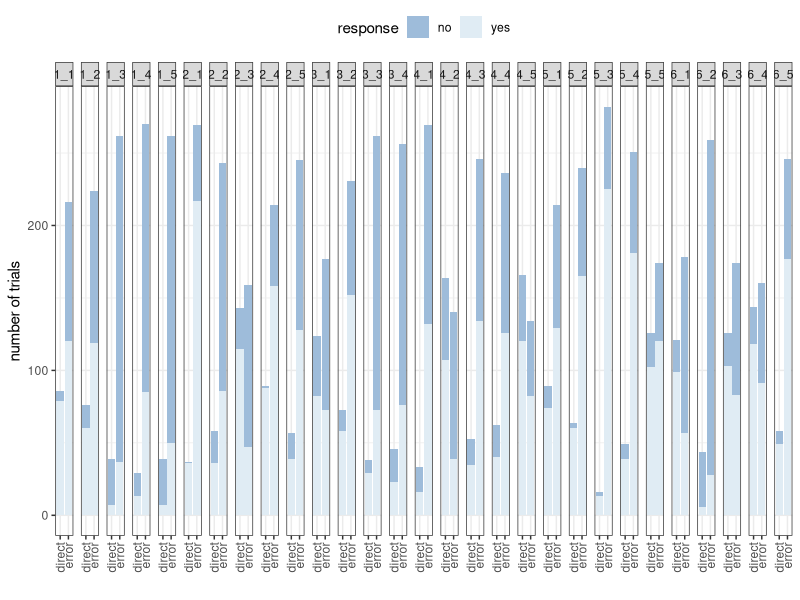
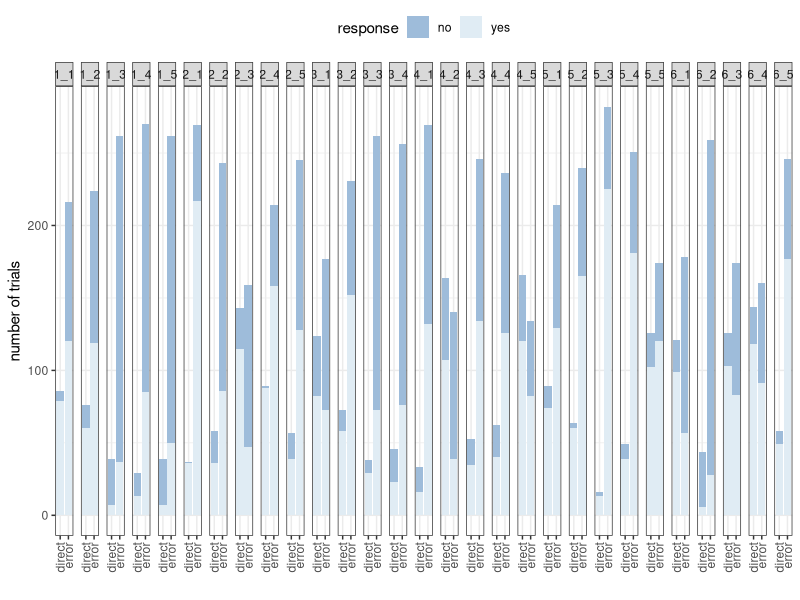
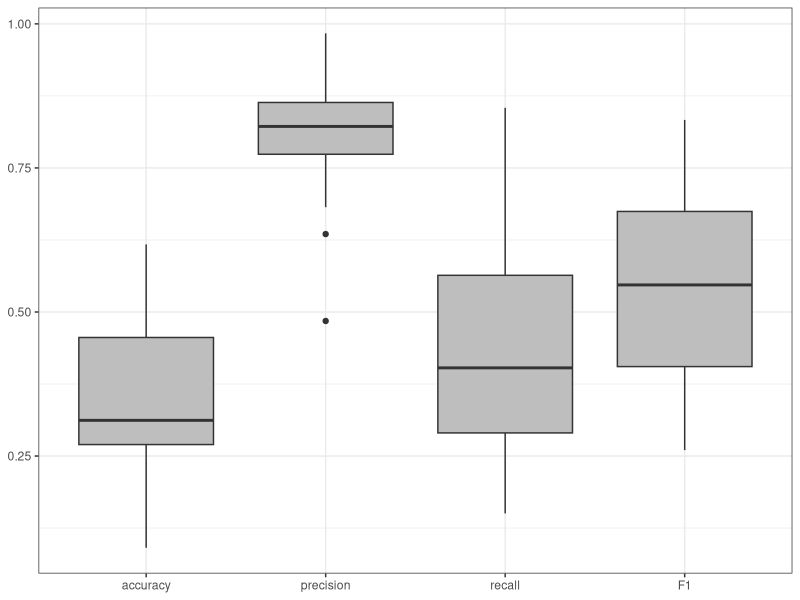
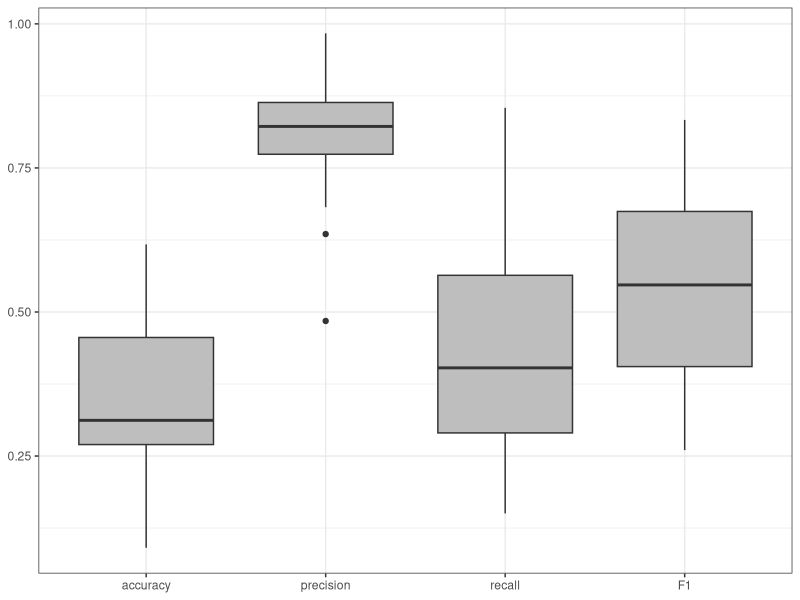

Recreate these plots in R, in order.
library(ggplot2)
library(dplyr)
library(colorspace)
options(digits=3)

fDat = read.csv("aoiFixationData.csv")
rDat = read.csv("responseCapture.csv")
fDat$observer = factor(fDat$observer)
rDat$observer = factor(rDat$observer)

# plot basic results for distracter trials. 
plt = ggplot(filter(rDat, distracter==1), aes(x=type, fill=thought)) + geom_bar(stat="count") + facet_grid(~observer)
plt = plt + theme_bw() + scale_y_continuous(name="number of trials") + scale_x_discrete(name=" ")
plt = plt + theme(legend.position="top") + scale_fill_discrete(name="responded that the trial was:")
plt = plt + theme(axis.text.x=element_text(angle=90,hjust=1,vjust=0.5))
plt = plt + scale_fill_brewer(type="seq", palette=3, name="response", direction=-1)
ggsave("../graphs/capturedAndThoughtA.pdf", width=10, height=4)
ggsave("../graphs/capturedAndThoughtA.png", width=10, height=4)

# calculate prec and recall for each person
dat_pr = data.frame(person=character(), stat=factor(levels=c('accuracy', 'precision', 'rec')), val=numeric())

for (person in levels(rDat$observer))
{
	pdat = rDat[which(rDat$observer==person),]
	prec = sum(pdat$type=="error" & pdat$thought=="no")/sum(pdat$thought=="no")
	recall = sum(pdat$type=="error" & pdat$thought=="no")/sum(pdat$type=="error")
	acc = mean((pdat$type=="error") == (pdat$thought==FALSE))
	
	dat_pr = rbind(dat_pr, data.frame(person=person, stat="precision", val=prec))
	dat_pr = rbind(dat_pr, data.frame(person=person, stat="recall", val=recall))
	dat_pr = rbind(dat_pr, data.frame(person=person, stat="F1", val=2*prec*recall/(prec+recall)))
	dat_pr= rbind(dat_pr, data.frame(person=person, stat="accuracy", val=acc))
}

dat_pr$stat = factor(dat_pr$stat, levels=c('accuracy', 'precision', 'recall', "F1"))
plt = ggplot(dat_pr, aes(x=stat, y=val)) + geom_boxplot(fill="grey")
plt = plt + theme_bw() + theme(axis.title.x = element_blank(), axis.title.y = element_blank(), legend.position="none")
ggsave("../graphs/f1score.pdf", height=5, width=5)
ggsave("../graphs/f1score.png", height=5, width=5)


